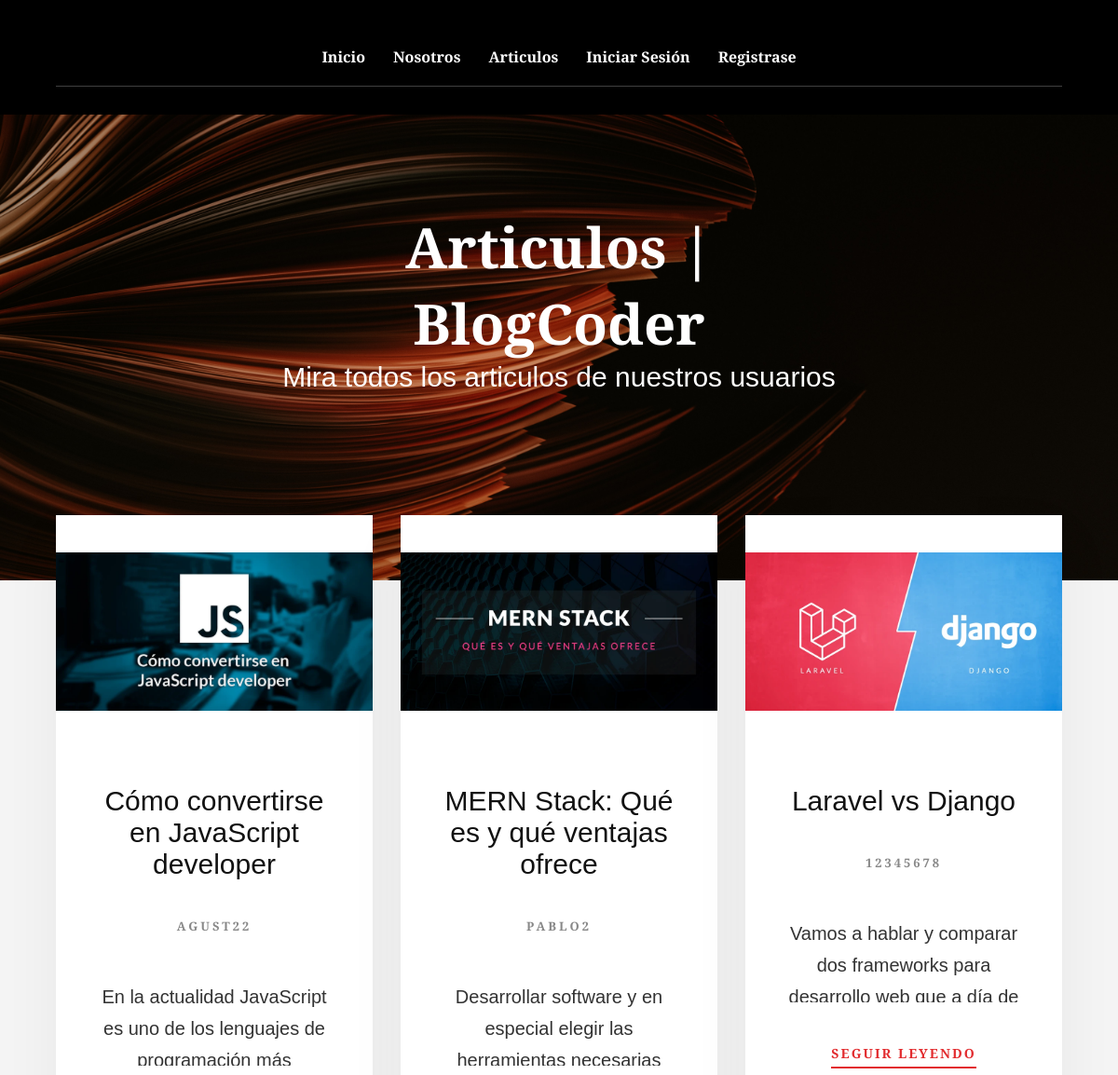
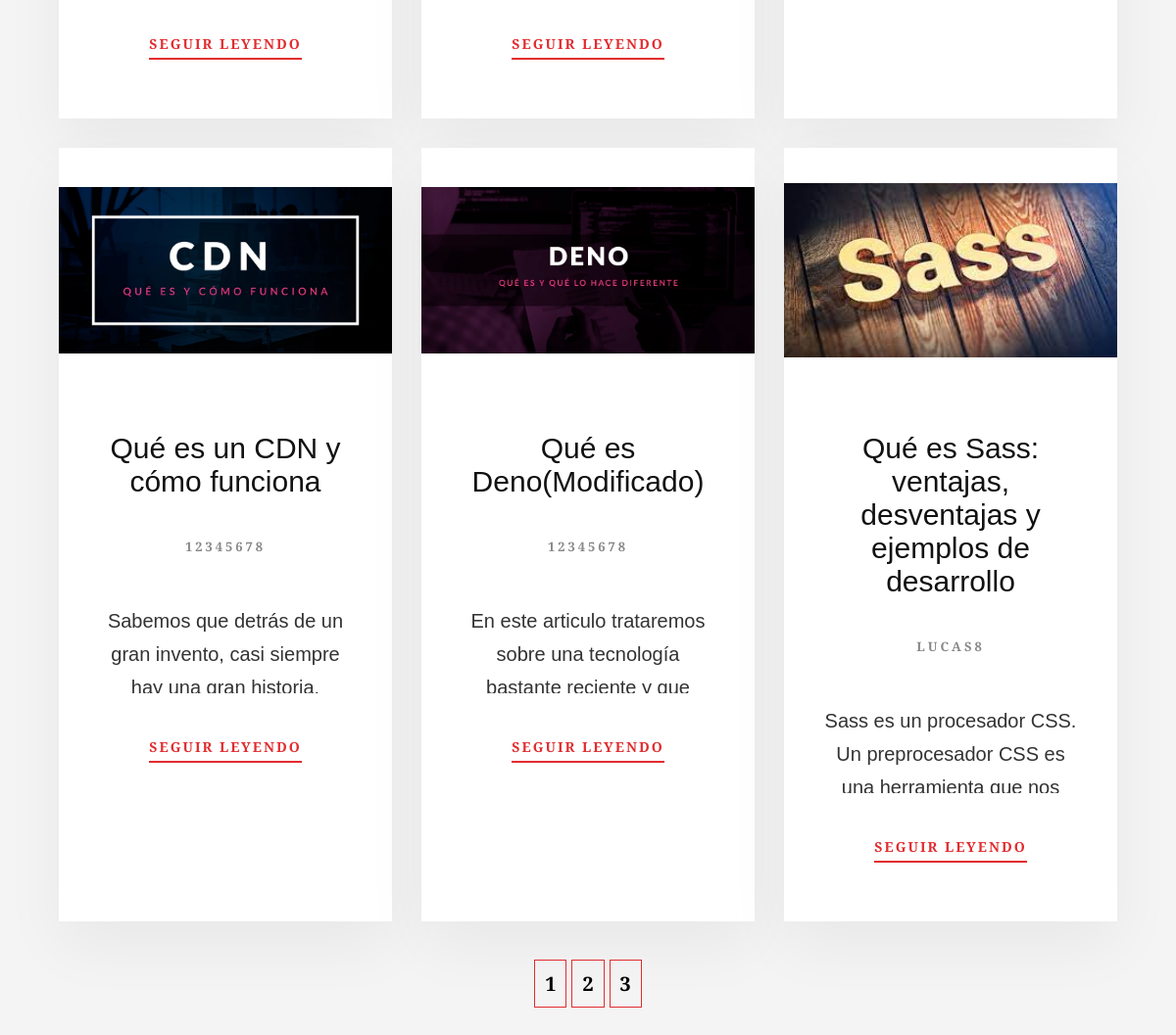
Page /post-page/1 on the committed database (2 pictures, top to bottom).
### Post/models.py (models this page shows)
class Post(models.Model):
    title = models.CharField(max_length=100)
    subtitle = models.CharField(max_length=100)
    summary = models.TextField()
    description = models.TextField()
    image = models.ImageField(upload_to="post", null = True, blank = True)
    created_post = models.DateTimeField(default=timezone.now)
    user = models.ForeignKey(User, on_delete=models.CASCADE)
    visited = models.IntegerField(default=0)

### Post/views.py (the view)
# urls.py: path("post-page/<int:page>", views.post_view_page, name="post-page"),
def post_view_page(request, page):
    posts = models.Post.objects.order_by("-visited")
    paginator = Paginator(posts, 6)
    post_page = paginator.get_page(int(page))
    arrayPage = [];
    numPage = paginator.num_pages;
    for i in range(numPage):
        arrayPage.append(i + 1)
    return render(request, "postPage.html", {"posts": post_page, "arrayPage": arrayPage})

### templates/postPage.html (shortened to what this page needs)
{% extends "base.html" %}
{% block link %}
    {% load static %}
    <link rel="stylesheet" href="{% static '/css/inicio.css' %}">
{% endblock %}
{% block portada-title %}
<h1>Articulos | BlogCoder</h1>
<p>Mira todos los articulos de nuestros usuarios</p>
{% endblock %}
{% block content %}
    <section class="cards">
        <div class="container">
            <div class="grid-3">
                {% for post in posts %}
                <article class="post">
                    <div class="post__img">
                        <img src="{% get_media_prefix %}{{post.image}}" alt="{{ post.title }}">
                    </div>
                    <div class="post__info">
                        <h2>{{post.title}}</h2>
                        <p class="info--user">{{post.user}}</p>
                        <p class="info--summary">{{post.summary}}</p>
                        <a class="btn--create btn--read" href="{% url 'post' post_id=post.id %}">seguir leyendo</a>
                    </div>
                </article>
                {% endfor %}
            </div>
            <div class="pageNumber">
                {% for page in arrayPage %}
                    <a href="{% url 'post-page' page=page %}">{{ page }}</a>
                {% endfor %}
            </div>
        </div>
    </section>
{% endblock %}

### static/css/base.css (style rules this page uses)
*, *::before, *::after { margin: 0; box-sizing: inherit; }
html { font-size: 62.5%; box-sizing: border-box; }
body { background-color: #f4f4f4 }
h1, h2, h3, h4, a, p, span, li, label, input, input::placeholder, textarea, textarea::placeholder { font-family: 'Alegreya Sans', sans-serif; }
a { text-decoration: none; }
.container { width: min(90%, 125rem); margin: 0 auto; }
.btn--create { display: inline-block; font-size: 1.4rem; background-color: transparent; padding: 0.5rem 0; border: none; border-radius: 0px; border-bottom: 2px solid #e22c2f; width: auto; cursor: pointer; color: #e22c2f; text-transform: uppercase; font-weight: 700; letter-spacing: 2px; margin: 1rem 0; }
.grid-3 { display: grid; grid-template-columns: repeat(auto-fit, minmax(30rem, 1fr)); column-gap: 3rem; row-gap: 3rem; }
.portada__title h1, .portada__title p { color: #fff; }
.portada__title h1 { font-size: 6rem; }
.portada__title p { font-size: 3rem; }

### static/css/inicio.css (style rules this page uses)
.cards { padding: 5rem 0; transform: translateY(-12rem); }
.post { background-color: #fff; box-shadow: 0 25px 60px 0 rgb(0 0 0 / 5%); }
.post__info { text-align: center; padding: 2rem 4rem; }
.post__info h2 { font-size: 3rem; font-weight: 400; color: #111; padding: 2rem 0; }
.post__info .info--user { text-transform: uppercase; letter-spacing: 3px; font-size: 1.3rem; color: #888888; font-weight: 600; padding: 2rem 0; }
.post__info .info--summary { margin-top: 3rem; font-size: 2rem; color: #333; text-overflow: ellipsis; line-height: 1.70; height: 9.1rem; overflow: hidden; }
.post__img { height: 25rem; }
.post__img img { object-fit: contain; width: 100%; height: 100%; }
.btn--read { margin: 4rem 0; }
.pageNumber { margin-top: 5rem; text-align: center; font-size: 2rem; font-weight: 600; }
.pageNumber a { color: #000; padding: 1rem; border: 1px solid #e22c2f; text-decoration: none; }

### rows in the picture
Post: image (picture), title "Cómo convertirse en JavaScript developer", user "AGUST22", summary "En la actualidad JavaScript es uno de los lenguajes de programación más…"
Post: image (picture), title "MERN Stack: Qué es y qué ventajas ofrece", user "PABLO2", summary "Desarrollar software y en especial elegir las herramientas necesarias…"
Post: image (picture), title "Laravel vs Django", user "12345678", summary "Vamos a hablar y comparar dos frameworks para desarrollo web que a día de…"
Post: image (picture), title "Qué es un CDN y cómo funciona", user "12345678", summary "Sabemos que detrás de un gran invento, casi siempre hay una gran historia.…"
Post: image (picture), title "Qué es Deno(Modificado)", user "12345678", summary "En este articulo trataremos sobre una tecnología bastante reciente y que…"
Post: image (picture), title "Qué es Sass: ventajas, desventajas y ejemplos de desarrollo", user "LUCAS8", summary "Sass es un procesador CSS. Un preprocesador CSS es una herramienta que nos…"

### other values in the picture
{{ page }} "1" "2" "3"
